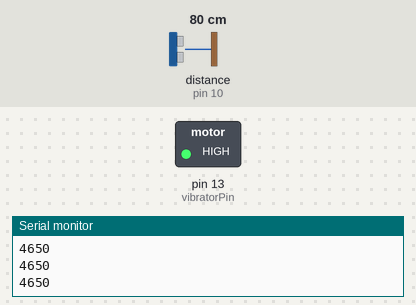
Recording of a sketch running on a simulated Arduino Uno, built with avr-gcc and run on an emulated ATmega328P. On the bench: switched loads named in the sketch (green lamp = pin HIGH), the last lines printed to the serial monitor. Wiring (inferred from the names in the program): ultrasonic range finder: trigger pin 9; echo pin 10. The test bench sets the inputs (shaded band); at power-on: distance to the obstacle (sensor on pin 10) 80 cm. The echo pulse lasts 58.3 µs per cm; pins used as bus, display or sensor lines are not drawn.

Above: at 1.2 s.
1.3 s: distance to the obstacle (sensor on pin 10) set to 7 cm
2.8 s: distance to the obstacle (sensor on pin 10) set to 4 cm
At 3.9 s:
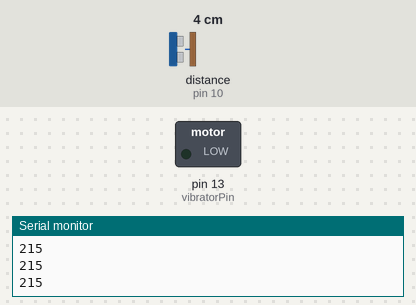
4.3 s: distance to the obstacle (sensor on pin 10) set to 9 cm
At 5.1 s:
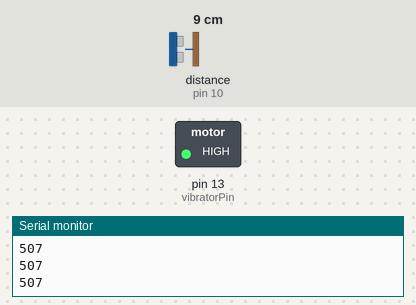
5.8 s: distance to the obstacle (sensor on pin 10) set to 2 cm
At 6.1 s:
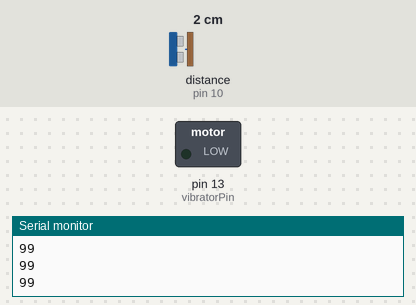
Timing chart, 0 to 8.3 s (numbered marks = the images above; inputs shaded):
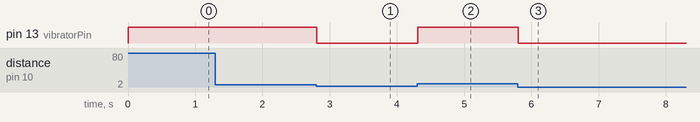

Measured:
- the behaviour switches between 6 and 5 cm on distance to the obstacle (sensor on pin 10) (found by bisection; images 0 and 1)
- after the input at 2.8 s, pin 13 (vibratorPin): HIGH → LOW at once
- after the input at 4.3 s, pin 13 (vibratorPin): LOW → HIGH at once
- after the input at 5.8 s, pin 13 (vibratorPin): HIGH → LOW at once

The sketch:

mechanicalsense.ino
```cpp
int echoPin = 10;
int vibratorPin = 13;
int triggerPin = 9;

int maxDistance = 10000;

void setup(){
  pinMode(echoPin, INPUT);
  pinMode(triggerPin, OUTPUT);
  pinMode(vibratorPin, OUTPUT);
  Serial.begin(9600);
}

void loop(){
  digitalWrite(triggerPin, HIGH);
  digitalWrite(triggerPin, LOW);
  int pulseWidth = pulseIn(echoPin, HIGH, maxDistance);
  Serial.println(pulseWidth);
  if((pulseWidth <= 300) || pulseWidth >= maxDistance){
    pulseWidth = maxDistance;
  }
  pulseWidth = map(pulseWidth, 300, 10000, 200, 100);
  analogWrite(vibratorPin, pulseWidth);
}
```
